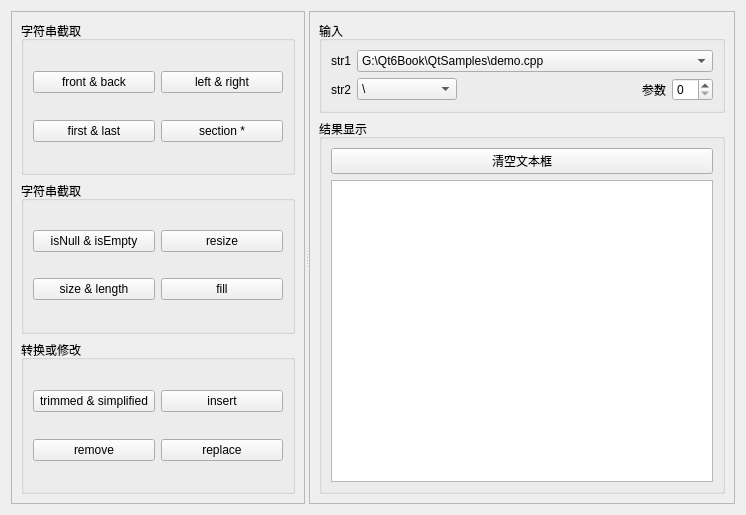
<?xml version="1.0" encoding="UTF-8"?>
<ui version="4.0">
 <class>Widget</class>
 <widget class="QWidget" name="Widget">
  <property name="geometry">
   <rect>
    <x>0</x>
    <y>0</y>
    <width>746</width>
    <height>515</height>
   </rect>
  </property>
  <property name="windowTitle">
   <string>QString特性Demo</string>
  </property>
  <layout class="QHBoxLayout" name="horizontalLayout">
   <item>
    <widget class="QSplitter" name="splitter">
     <property name="orientation">
      <enum>Qt::Horizontal</enum>
     </property>
     <widget class="QFrame" name="frame">
      <property name="frameShape">
       <enum>QFrame::StyledPanel</enum>
      </property>
      <property name="frameShadow">
       <enum>QFrame::Plain</enum>
      </property>
      <layout class="QVBoxLayout" name="verticalLayout">
       <item>
        <widget class="QGroupBox" name="groupBox">
         <property name="title">
          <string>字符串截取</string>
         </property>
         <layout class="QGridLayout" name="gridLayout">
          <item row="0" column="0">
           <widget class="QPushButton" name="btnFrontBack">
            <property name="text">
             <string>front &amp;&amp; back</string>
            </property>
           </widget>
          </item>
          <item row="0" column="1">
           <widget class="QPushButton" name="btnLeftRight">
            <property name="text">
             <string>left &amp;&amp; right</string>
            </property>
           </widget>
          </item>
          <item row="1" column="0">
           <widget class="QPushButton" name="btnFirstLast">
            <property name="text">
             <string>first &amp;&amp; last</string>
            </property>
           </widget>
          </item>
          <item row="1" column="1">
           <widget class="QPushButton" name="btnSection">
            <property name="text">
             <string>section *</string>
            </property>
           </widget>
          </item>
         </layout>
        </widget>
       </item>
       <item>
        <widget class="QGroupBox" name="groupBox_2">
         <property name="title">
          <string>字符串截取</string>
         </property>
         <layout class="QGridLayout" name="gridLayout_2">
          <item row="0" column="0">
           <widget class="QPushButton" name="btnIsNullIsEmpty">
            <property name="text">
             <string>isNull &amp;&amp; isEmpty</string>
            </property>
           </widget>
          </item>
          <item row="1" column="0">
           <widget class="QPushButton" name="btnSizeLength">
            <property name="text">
             <string>size &amp;&amp; length</string>
            </property>
           </widget>
          </item>
          <item row="1" column="1">
           <widget class="QPushButton" name="btnFill">
            <property name="text">
             <string>fill</string>
            </property>
           </widget>
          </item>
          <item row="0" column="1">
           <widget class="QPushButton" name="btnResize">
            <property name="text">
             <string>resize</string>
            </property>
           </widget>
          </item>
         </layout>
        </widget>
       </item>
       <item>
        <widget class="QGroupBox" name="groupBox_3">
         <property name="title">
          <string>转换或修改</string>
         </property>
         <layout class="QGridLayout" name="gridLayout_3">
          <item row="0" column="0">
           <widget class="QPushButton" name="btnTrimmedSimplified">
            <property name="text">
             <string>trimmed &amp;&amp; simplified</string>
            </property>
           </widget>
          </item>
          <item row="1" column="0">
           <widget class="QPushButton" name="btnRemove">
            <property name="text">
             <string>remove</string>
            </property>
           </widget>
          </item>
          <item row="1" column="1">
           <widget class="QPushButton" name="btnReplace">
            <property name="text">
             <string>replace</string>
            </property>
           </widget>
          </item>
          <item row="0" column="1">
           <widget class="QPushButton" name="btnInsert">
            <property name="text">
             <string>insert</string>
            </property>
           </widget>
          </item>
         </layout>
        </widget>
       </item>
      </layout>
     </widget>
     <widget class="QFrame" name="frame_2">
      <property name="minimumSize">
       <size>
        <width>0</width>
        <height>0</height>
       </size>
      </property>
      <property name="frameShape">
       <enum>QFrame::StyledPanel</enum>
      </property>
      <property name="frameShadow">
       <enum>QFrame::Plain</enum>
      </property>
      <layout class="QGridLayout" name="gridLayout_6">
       <item row="0" column="0">
        <widget class="QGroupBox" name="groupBox_4">
         <property name="title">
          <string>输入</string>
         </property>
         <layout class="QGridLayout" name="gridLayout_4">
          <item row="0" column="0">
           <widget class="QLabel" name="label">
            <property name="text">
             <string>str1</string>
            </property>
           </widget>
          </item>
          <item row="0" column="1" colspan="4">
           <widget class="QComboBox" name="comboBoxStr1">
            <property name="minimumSize">
             <size>
              <width>200</width>
              <height>0</height>
             </size>
            </property>
            <item>
             <property name="text">
              <string>G:\Qt6Book\QtSamples\demo.cpp</string>
             </property>
            </item>
            <item>
             <property name="text">
              <string>    Are     you   OK   ?</string>
             </property>
            </item>
           </widget>
          </item>
          <item row="1" column="0">
           <widget class="QLabel" name="label_2">
            <property name="text">
             <string>str2</string>
            </property>
           </widget>
          </item>
          <item row="1" column="1">
           <widget class="QComboBox" name="comboBoxStr2">
            <property name="minimumSize">
             <size>
              <width>100</width>
              <height>0</height>
             </size>
            </property>
            <item>
             <property name="text">
              <string>\</string>
             </property>
            </item>
            <item>
             <property name="text">
              <string>Qt</string>
             </property>
            </item>
            <item>
             <property name="text">
              <string>.</string>
             </property>
            </item>
           </widget>
          </item>
          <item row="1" column="2">
           <spacer name="horizontalSpacer">
            <property name="orientation">
             <enum>Qt::Horizontal</enum>
            </property>
            <property name="sizeHint" stdset="0">
             <size>
              <width>103</width>
              <height>20</height>
             </size>
            </property>
           </spacer>
          </item>
          <item row="1" column="3">
           <widget class="QLabel" name="label_3">
            <property name="text">
             <string>参数</string>
            </property>
           </widget>
          </item>
          <item row="1" column="4">
           <widget class="QSpinBox" name="spinBox"/>
          </item>
         </layout>
        </widget>
       </item>
       <item row="1" column="0">
        <widget class="QGroupBox" name="groupBox_5">
         <property name="title">
          <string>结果显示</string>
         </property>
         <layout class="QGridLayout" name="gridLayout_5">
          <item row="0" column="0">
           <widget class="QPushButton" name="btnClear">
            <property name="text">
             <string>清空文本框</string>
            </property>
           </widget>
          </item>
          <item row="1" column="0">
           <widget class="QPlainTextEdit" name="plainTextEdit"/>
          </item>
         </layout>
        </widget>
       </item>
      </layout>
     </widget>
    </widget>
   </item>
  </layout>
 </widget>
 <resources/>
 <connections/>
</ui>
